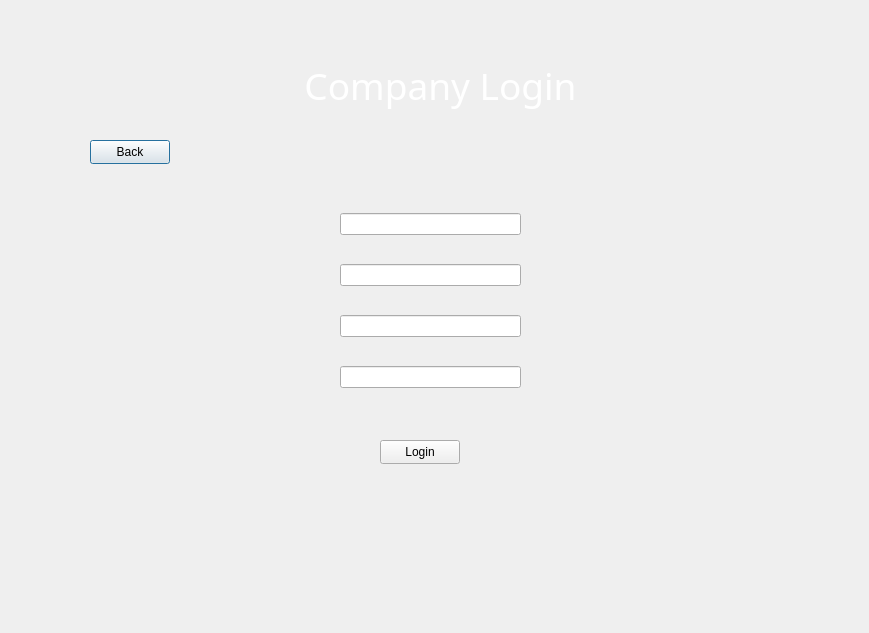
<?xml version="1.0" encoding="UTF-8"?>
<ui version="4.0">
 <class>CompanyLogin</class>
 <widget class="QDialog" name="CompanyLogin">
  <property name="geometry">
   <rect>
    <x>0</x>
    <y>0</y>
    <width>869</width>
    <height>633</height>
   </rect>
  </property>
  <property name="windowTitle">
   <string>Dialog</string>
  </property>
  <widget class="QPushButton" name="backButton">
   <property name="geometry">
    <rect>
     <x>90</x>
     <y>140</y>
     <width>80</width>
     <height>24</height>
    </rect>
   </property>
   <property name="text">
    <string>Back</string>
   </property>
  </widget>
  <widget class="QWidget" name="widget" native="true">
   <property name="geometry">
    <rect>
     <x>280</x>
     <y>160</y>
     <width>301</width>
     <height>331</height>
    </rect>
   </property>
   <widget class="QPushButton" name="LoginButton">
    <property name="geometry">
     <rect>
      <x>100</x>
      <y>280</y>
      <width>80</width>
      <height>24</height>
     </rect>
    </property>
    <property name="text">
     <string>Login</string>
    </property>
   </widget>
   <widget class="QWidget" name="layoutWidget">
    <property name="geometry">
     <rect>
      <x>60</x>
      <y>30</y>
      <width>181</width>
      <height>221</height>
     </rect>
    </property>
    <layout class="QVBoxLayout" name="verticalLayout">
     <item>
      <widget class="QLineEdit" name="lineEdit"/>
     </item>
     <item>
      <widget class="QLineEdit" name="lineEdit_2"/>
     </item>
     <item>
      <widget class="QLineEdit" name="lineEdit_3"/>
     </item>
     <item>
      <widget class="QLineEdit" name="lineEdit_4"/>
     </item>
    </layout>
   </widget>
  </widget>
  <widget class="QLabel" name="label">
   <property name="geometry">
    <rect>
     <x>250</x>
     <y>50</y>
     <width>381</width>
     <height>71</height>
    </rect>
   </property>
   <property name="font">
    <font>
     <family>Sitka</family>
     <pointsize>28</pointsize>
    </font>
   </property>
   <property name="styleSheet">
    <string notr="true">QLabel {
    color: #FFFFFF; /* Schimbăm culoarea textului în #063263 */
}</string>
   </property>
   <property name="text">
    <string>Company Login</string>
   </property>
   <property name="alignment">
    <set>Qt::AlignCenter</set>
   </property>
  </widget>
 </widget>
 <resources/>
 <connections/>
</ui>
